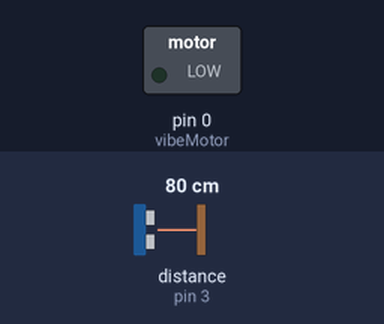
Simulated run of this sketch. Board: Arduino Uno, built with avr-gcc and run on an emulated ATmega328P. On the bench: switched loads named in the sketch (green lamp = pin HIGH). Dashed ring = blinking. Inputs (shaded band) come from the test bench; at power-on: distance to the obstacle (sensor on pin 3) 80 cm. The echo pulse lasts 58.3 µs per cm.

Above: at 1.28 s.
1.3 s: distance to the obstacle (sensor on pin 3) set to 53 cm
At 1.49 s:
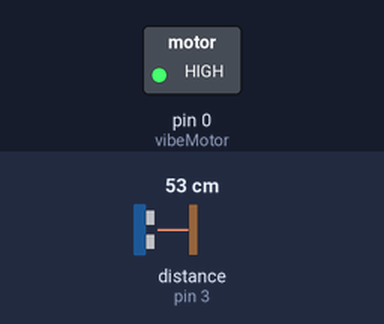
4.3 s: distance to the obstacle (sensor on pin 3) set to 46 cm
At 5.5 s:
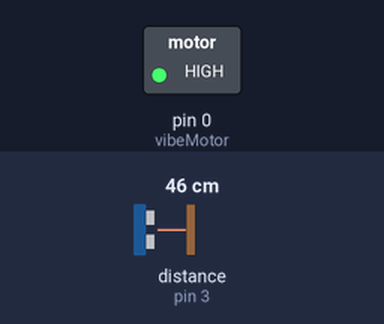
5.8 s: distance to the obstacle (sensor on pin 3) set to 5 cm
7.3 s: distance to the obstacle (sensor on pin 3) set to 2 cm
At 7.8 s:
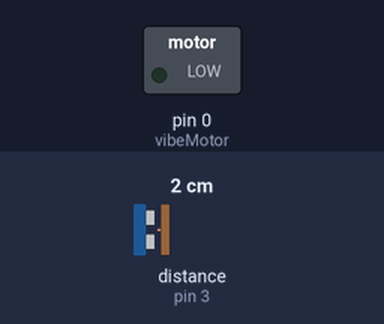
8.8 s: distance to the obstacle (sensor on pin 3) set to 4 cm
At 10.0 s:
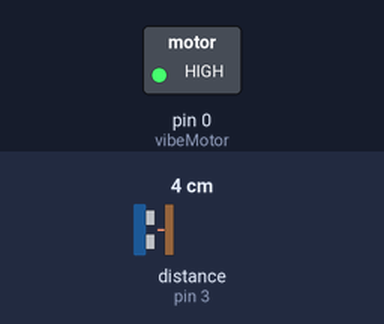
Timing chart, 0 to 11.3 s (numbered marks = the images above; inputs shaded):
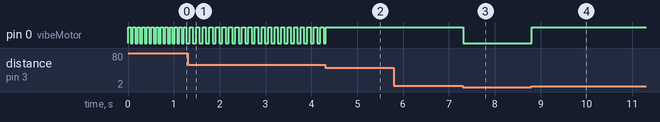

Measured:
- the behaviour switches between 50 and 49 cm on distance to the obstacle (sensor on pin 3) (found by bisection; images 1 and 2)
- the behaviour switches between 4 and 3 cm on distance to the obstacle (sensor on pin 3) (found by bisection; images 2 and 3)
- after the input at 1.3 s, pin 0 (vibeMotor): alternates HIGH for 0.07 s and LOW for 0.07 s, starting after 0.12 s
- after the input at 4.3 s, pin 0 (vibeMotor): goes on until 4.3 s, then stays HIGH
- after the input at 5.8 s, every drawn part: stays the same
- after the input at 7.3 s, pin 0 (vibeMotor): HIGH → LOW at once
- after the input at 8.8 s, pin 0 (vibeMotor): LOW → HIGH at once
- by itself, pin 0 (vibeMotor): alternates HIGH for 0.05 s and LOW for 0.05 s

The sketch:

314_Sonar.ino
```cpp
//The Kuwait Science Center - 314 Living with Assitive Technology-Sonar
//David Bailey, Science Museum of MN, 8/10/20

#include <NewPing.h>
#include "intervalTmr.h"

#define TRIGGER_PIN 1 // ATtiny pin tied to trigger pin on the ultrasonic sensor.
#define ECHO_PIN 3 // ATtiny pin tied to echo pin on the ultrasonic sensor.
#define MAX_DISTANCE 150 //max distance we want to ping for (in centimeters). Maximum sensor distance is rated at ~500cm.
#define vibeMotor 0

NewPing sonar(TRIGGER_PIN, ECHO_PIN, MAX_DISTANCE); // NewPing setup of pins and maximum distance.
int distance;
IntervalTmr intTimer1;
IntervalTmr intTimer2;

void setup() {
  pinMode(vibeMotor, OUTPUT);
  intTimer1 = IntervalTmr(vibeMotor, 50, 50); //pin number, on time, off time
  intTimer2 = IntervalTmr(vibeMotor, 75, 125); //pin number, on time, off time
}

void loop() {
  distance = sonar.ping_cm(); //returns cm
  if ( distance > 3 && distance <= 50) {
    digitalWrite(vibeMotor, HIGH);
  }
  else if (distance > 50 && distance <= 100) {
    intTimer1.enable();
  }
  else if (distance > 100 && distance <= 150) {
    intTimer2.enable();
  }
  else if (distance = MAX_DISTANCE || distance <= 3 ) digitalWrite(vibeMotor, LOW);
  delay(20); //neccessary for sensor read stabilization, this affects intTimers slightly
}
```

intervalTmr.h
```cpp
#include "arduino.h"

class IntervalTmr {
  private:
    byte pinNum;
    unsigned long onTime;
    unsigned long offTime;
    unsigned long nextTime = 0;
  public:
    IntervalTmr() {}
    bool tmrState;
    IntervalTmr (byte pinNum, unsigned long onTime, unsigned long offTime) {
      this->pinNum = pinNum;
      this->onTime = onTime;
      this->offTime = offTime;
      pinMode(pinNum, OUTPUT);
    }
    void enable() {
      unsigned long timeNow = millis();
      if (timeNow >= nextTime) {
        if (tmrState) {
          tmrState = false;
          nextTime = timeNow + offTime;
        }
        else {
          tmrState = true;
          nextTime = timeNow + onTime;
        }
        digitalWrite(pinNum, tmrState);
      }
    }
};
```
